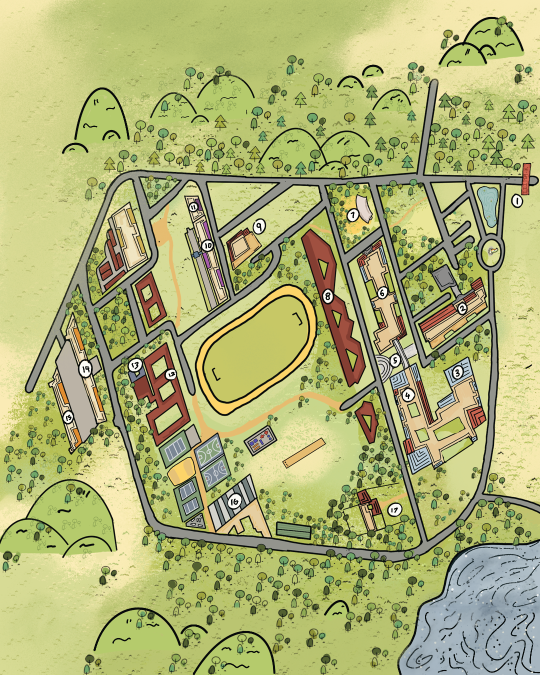
#> input picture IIITDM.png, 1080 x 1350 px (shown at 1/2 size)
$ python -i mapload.py   (imports and definitions only)
#> lines starting #> are read from the running program, lines starting #| are printed output that depends on the picture; after the words box and inside, x2 and y2 are one past the last pixel; in counts of white or black regions, pixels touching at a corner belong together
import numpy as np
from PIL import Image
from scipy import ndimage
from collections import deque

CELL = 4                                   # pixels per grid cell

# landmark number -> (name, pixel x, pixel y) on IIITDM.png
LANDMARKS = {
    '1':  ('Main',           1033, 403),
    '2':  ('Admin',           925, 617),
    '3':  ('Laboratory',      914, 745),
    '4':  ('Library',         817, 791),
    '5':  ('Skybridge',       790, 720),
    '6':  ('Academics',       765, 585),
    '7':  ('OAT',             705, 430),
    '8':  ('PEMS',            656, 593),
    '9':  ('Akshaya',         518, 453),
    '10': ('Jasmine',         415, 490),
    '11': ('Jasmine Annex',   387, 413),
    '12': ('Banyan',          343, 748),
    '13': ('Ultimate Store',  270, 731),
    '14': ('Ashwatha',        170, 738),
    '15': ('Ashoka',          135, 832),
    '16': ('Arjuna',          468, 1002),
    '17': ('Cafeteria',       790, 1020),
}

LAKE = (860, 1110, 1080, 1350)             # x1, y1, x2, y2 in pixels: blocked (water touches the road)


def loadMap(imgPath="IIITDM.png", terrain=True):
#> called with imgPath = 'IIITDM.png', terrain = True
    img = Image.open(imgPath).convert("RGB")
#> img is the input picture: PIL image 1080x1350 RGB; mean R, G, B 173.4, 177.5, 117.3
    a = np.array(img).astype(int)
    r, g, b = a[..., 0], a[..., 1], a[..., 2]

    # 1. road fill colour at full resolution (mid grey, low saturation)
    road = (abs(r - g) < 12) & (abs(g - b) < 18) & (r > 100) & (r < 165)
#> road: shape (1350, 1080) bool; 5.1% white; 2601 white regions (2584 under 20 px), largest, box (x1, y1, x2, y2) and area: (157, 166, 1080, 1118) 65641, (53, 678, 107, 784) 1235, (864, 531, 912, 581) 1173
    x1, y1, x2, y2 = LAKE
    road[y1:y2, x1:x2] = False
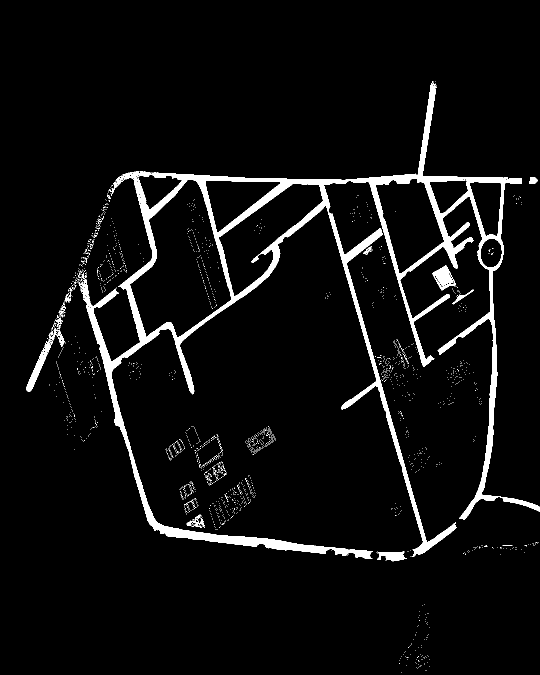
#> road: shape (1350, 1080) bool (shown at 1/2 size); 5.1% white; 2180 white regions (2163 under 20 px), largest, box (x1, y1, x2, y2) and area: (157, 166, 1080, 1118) 65641, (53, 678, 107, 784) 1235, (864, 531, 912, 581) 1173

    # 2. the grey fill is only ~10px wide, so grow it to cover the black road outlines,
    #    then keep only the biggest connected piece (drops roofs, courts, speckle)
    road = ndimage.binary_dilation(road, structure=ndimage.generate_binary_structure(2, 1), iterations=5)
#> road: shape (1350, 1080) bool; 13.5% white; 70 white regions, largest, box (x1, y1, x2, y2) and area: (48, 158, 1080, 1128) 159510, (366, 847, 458, 976) 4998, (189, 432, 259, 591) 3845
    lab, n = ndimage.label(road)
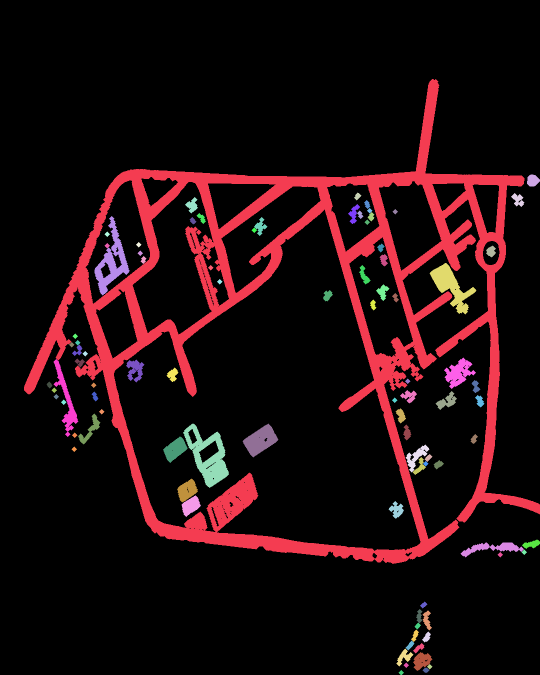
#> lab: shape (1350, 1080) int32 (shown at 1/2 size); 92 distinct labels, from 0 to 91; one colour per label, 0 black
#> n = 91
    sizes = ndimage.sum(road, lab, range(1, n + 1))
#> sizes = 91 values, max 155708 at index 0, min 60 at index 90, mean 2161.8
    road = lab == (1 + int(np.argmax(sizes)))
#> road: shape (1350, 1080) bool; 10.7% white; 1 white region, box (x1, y1, x2, y2) and area: (48, 158, 1080, 1128) 155708

    # 3. downscale: a cell is road when most of its pixels are road
    H, W = road.shape
#> H = 1350; W = 1080
    rows, cols = H // CELL, W // CELL
#> rows = 337; cols = 270
    blocks = road[:rows * CELL, :cols * CELL].reshape(rows, CELL, cols, CELL).mean(axis=(1, 3))
    cell = blocks > 0.5
#> cell: shape (337, 270) bool; 10.6% white; 1 white region, box (x1, y1, x2, y2) and area: (12, 40, 270, 282) 9602

    if not terrain:
        _map = [['path' if cell[i, j] else 'wall' for j in range(cols)] for i in range(rows)]
        return _map, rows, cols

    # ---- terrain: classify every non-road pixel by colour ----
    dark  = (r + g + b) < 200                                       # black outlines: ignored in the vote
#> dark: shape (1350, 1080) bool; 8.9% white in thin lines or dots
    grass = (g >= r - 8) & (g > b + 25) & ~dark                     # yellow-green (also tree canopies)
#> grass: shape (1350, 1080) bool; 67.6% white; 3991 black regions (3540 under 20 px), largest, box (x1, y1, x2, y2) and area: (0, 0, 1080, 1181) 304073, (795, 1074, 1080, 1350) 59791, (390, 568, 639, 832) 13440
    trail = (r > g + 25) & (g > b + 40) & (b < 135) & (r > 190)     # orange dirt trails
#> trail: shape (1350, 1080) bool; 1.8% white; 279 white regions (251 under 20 px), largest, box (x1, y1, x2, y2) and area: (394, 572, 631, 828) 7712, (381, 783, 685, 1065) 5793, (304, 408, 362, 657) 2817
    wallc = ~dark & ~grass & ~trail                                  # roofs, courts, water, grey, ...
#> wallc: shape (1350, 1080) bool; 21.7% white; 4193 white regions (4013 under 20 px), largest, box (x1, y1, x2, y2) and area: (53, 0, 1080, 1119) 107207, (798, 1082, 1080, 1350) 54199, (781, 715, 962, 947) 15599

    def frac(m):
        return m[:rows * CELL, :cols * CELL].reshape(rows, CELL, cols, CELL).mean(axis=(1, 3))
    fg, ft, fw, fd = frac(grass), frac(trail), frac(wallc), frac(dark)

    walk = (fg + ft > 0.2) & (fg + ft >= fw) & (fd < 0.8)
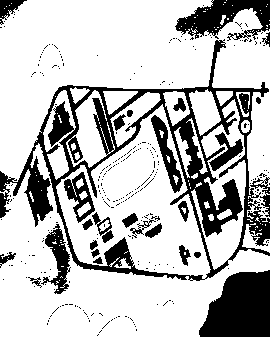
#> walk: shape (337, 270) bool; 74.4% white; 293 black regions (266 under 20 px), largest, box (x1, y1, x2, y2) and area: (0, 39, 270, 281) 12241, (199, 270, 270, 337) 3661, (175, 0, 270, 41) 2019
    kind = np.where(ft > fg, 2, 3)                                   # 2 = trail, 3 = grass
#> kind: shape (337, 270) int64; values 2 (black) and 3 (white), 97.5% white; 76 black regions (58 under 20 px), largest, box (x1, y1, x2, y2) and area: (98, 143, 158, 207) 644, (84, 196, 171, 267) 566, (76, 102, 91, 164) 180
    kind = np.where(cell, 1, np.where(walk, kind, 0))                # 1 = road (wins), 0 = blocked
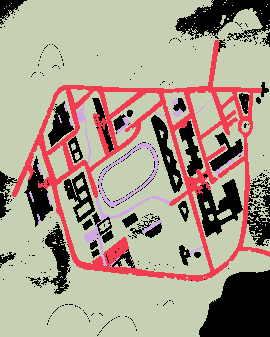
#> kind: shape (337, 270) int64; 4 distinct labels, from 0 to 3; one colour per label, 0 black

    # grass/trail only INSIDE the campus loop: flood-fill from the field, stopping at the road
    lab2, _ = ndimage.label(~cell)
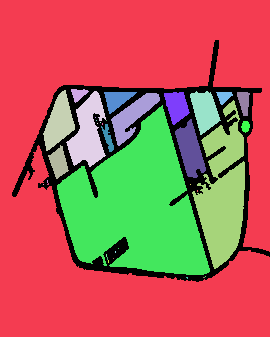
#> lab2: shape (337, 270) int32; 37 distinct labels, from 0 to 36; one colour per label, 0 black
    inside = lab2 == lab2[min(690 // CELL, rows - 1), min(510 // CELL, cols - 1)]
#> inside: shape (337, 270) bool; 16.2% white; 1 white region, box (x1, y1, x2, y2) and area: (57, 105, 210, 275) 14751
    kind = np.where((kind >= 2) & ~inside, 0, kind)
#> kind: shape (337, 270) int64; 4 distinct labels, from 0 to 3

    # keep only walkable cells connected to the road network (no unreachable islands)
    lab3, _ = ndimage.label(kind > 0)
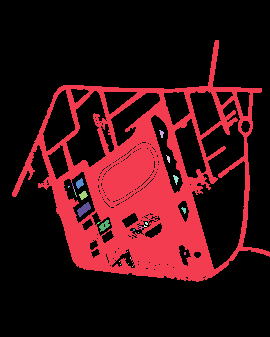
#> lab3: shape (337, 270) int32; 31 distinct labels, from 0 to 30; one colour per label, 0 black
    keep = np.isin(lab3, np.unique(lab3[cell]))
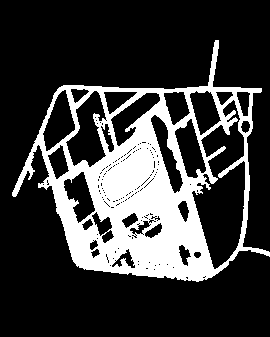
#> keep: shape (337, 270) bool; 23.2% white; 1 white region, box (x1, y1, x2, y2) and area: (12, 40, 270, 282) 21116
    kind = np.where(keep, kind, 0)
#> kind: shape (337, 270) int64; 4 distinct labels, from 0 to 3

    names = {0: 'wall', 1: 'path', 2: 'trail', 3: 'grass'}
    _map = [[names[int(kind[i, j])] for j in range(cols)] for i in range(rows)]
    return _map, rows, cols


def snap(_map, rows, cols, start):
    """Nearest 'path' cell to start (BFS through any cell). start is (row, col)."""
    q = deque([start]); seen = {start}
    while q:
        cur = q.popleft()
        if _map[cur[0]][cur[1]] == 'path':
            return cur
        for dr, dc in [(-1, 0), (1, 0), (0, -1), (0, 1)]:
            n = (cur[0] + dr, cur[1] + dc)
            if 0 <= n[0] < rows and 0 <= n[1] < cols and n not in seen:
                seen.add(n); q.append(n)


def buildEntries(_map, rows, cols):
    """number -> [(row, col)] on a road cell, plus how many cells each had to move."""
    entries, moved = {}, {}
    for k, (name, x, y) in LANDMARKS.items():
        c0 = (min(y // CELL, rows - 1), min(x // CELL, cols - 1))
        c1 = snap(_map, rows, cols, c0)
        entries[k] = [c1]
        moved[k] = abs(c1[0] - c0[0]) + abs(c1[1] - c0[1])
    return entries, moved


def reachable(_map, rows, cols, start):
    q = deque([start]); seen = {start}
    while q:
        cur = q.popleft()
        for dr, dc in [(-1, 0), (1, 0), (0, -1), (0, 1)]:
            n = (cur[0] + dr, cur[1] + dc)
            if 0 <= n[0] < rows and 0 <= n[1] < cols and n not in seen and _map[n[0]][n[1]] != 'wall':
                seen.add(n); q.append(n)
    return seen

>>> result = loadMap()
